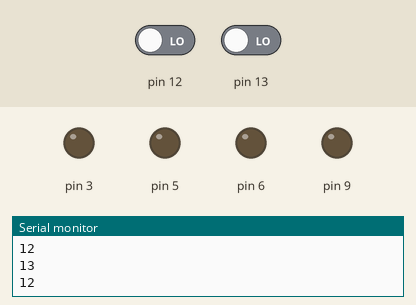
The sketch below on a simulated Arduino Uno, built with avr-gcc and run on an emulated ATmega328P. On the bench: output pins drawn as LEDs (lit = HIGH), the last lines printed to the serial monitor. The inputs (shaded band) are chosen by the test bench; at power-on: pin 12 LOW, pin 13 LOW.

Above: at 1.2 s.
1.3 s: pin 12 driven HIGH
At 2.0 s:
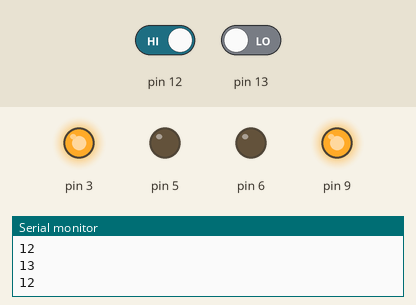
2.8 s: pin 13 driven HIGH
At 4.0 s:
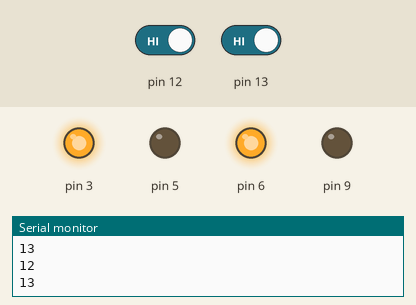
4.3 s: pin 12 driven LOW
At 5.3 s:
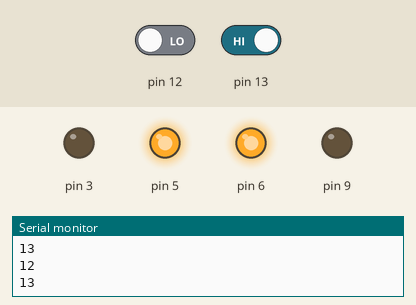
5.8 s: pin 13 driven LOW
At 6.7 s:
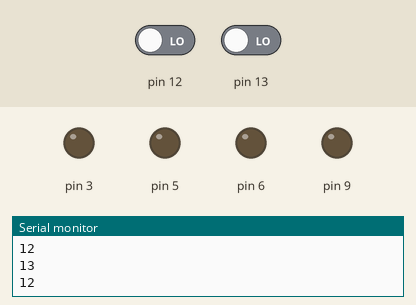
Timing chart, 0 to 8.3 s (numbered marks = the images above; inputs shaded):
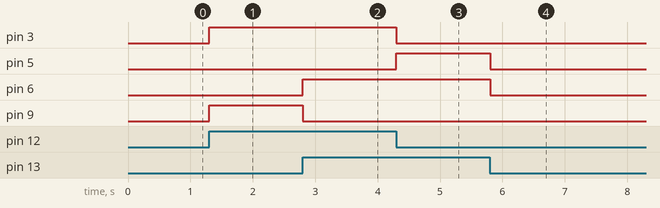

The sketch:

test1.ino
```cpp
void setup() {
  pinMode(13,INPUT);
  pinMode(12,INPUT);
  pinMode(9,OUTPUT);
  pinMode(6,OUTPUT);
  pinMode(5,OUTPUT);
  pinMode(3,OUTPUT);
  Serial.begin(9600);

}

void loop() {
  if(digitalRead(12)==HIGH&&digitalRead(13)==HIGH)
  {
    analogWrite(9,0);
    analogWrite(6,255);
    analogWrite(5,0);
    analogWrite(3,255);
    Serial.println(12);
    Serial.println(13);
  }

  if(digitalRead(12)==LOW&&digitalRead(13)==HIGH)
  {
    analogWrite(9,0);
    analogWrite(6,255);
    analogWrite(5,255);
    analogWrite(3,0);
    Serial.println(12);
    Serial.println(13);

  }


  if(digitalRead(13)==LOW&&digitalRead(12)==HIGH)
  {
    analogWrite(9,255);
    analogWrite(6,0);
    analogWrite(5,0);
    analogWrite(3,255);
    Serial.println(12);
    Serial.println(13);

  }

  if(digitalRead(13)==LOW&&digitalRead(12)==LOW)
  {
    analogWrite(9,0);
    analogWrite(6,0);
    analogWrite(5,0);
    analogWrite(3,0);
    Serial.println(12);
    Serial.println(13);

  }
}
```

Measured:
- after the input at 1.3 s, pin 3, pin 9: LOW → HIGH at once
- after the input at 2.8 s, pin 6: LOW → HIGH at once; pin 9: HIGH → LOW at once
- after the input at 4.3 s, pin 3: HIGH → LOW at once; pin 5: LOW → HIGH at once
- after the input at 5.8 s, pin 5, pin 6: HIGH → LOW at once
